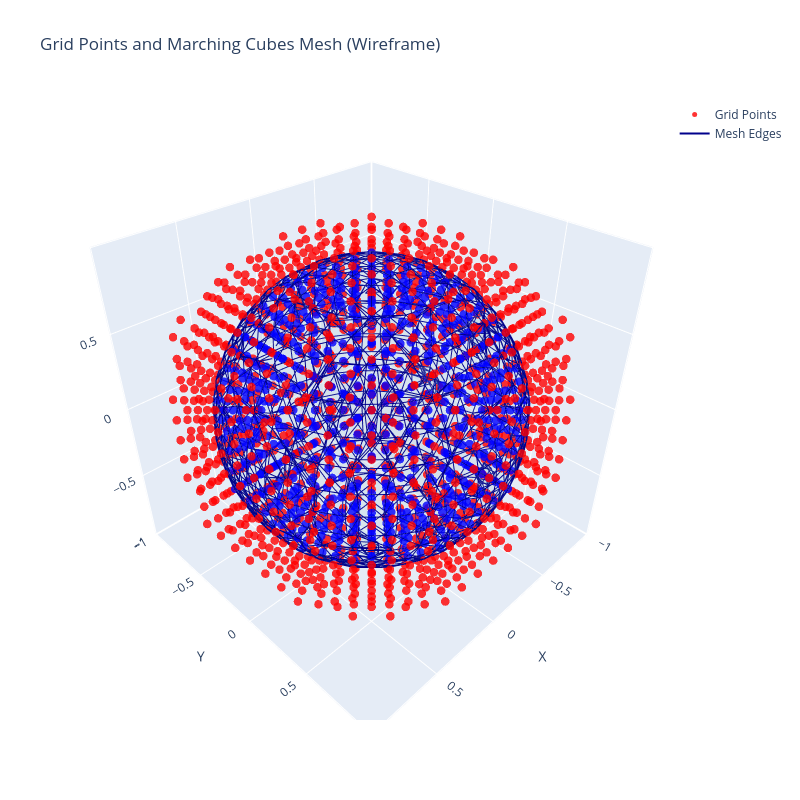

Notebook code cell kept with this figure:
### Code cell
vertices = vertices.cpu()
triangles = faces.cpu()

grids_numpy = drop_grid_vertices.cpu().numpy()

# Create color array: red if value > iso, blue otherwise
colors = ['red' if v > 0.0 else 'blue' for v in sdf.detach().cpu().numpy()]

fig = go.Figure()

fig.add_trace(go.Mesh3d(
    x=vertices[:, 0],
    y=vertices[:, 1],
    z=vertices[:, 2],
    i=triangles[:, 0],
    j=triangles[:, 1],
    k=triangles[:, 2],
    opacity=0.1,
    color='lightblue',
    showlegend=False
))

# Add grid points as scatter plot
fig.add_trace(go.Scatter3d(
    x=grids_numpy[:, 0],
    y=grids_numpy[:, 1],
    z=grids_numpy[:, 2],
    mode='markers',
    marker=dict(size=5, color=colors, opacity=0.8),
    name='Grid Points'
))

# Add wireframe edges
edges_x = []
edges_y = []
edges_z = []
for i, j, k in triangles:
    # Edge 1: vertex i to j
    edges_x.extend([vertices[i, 0], vertices[j, 0], None])
    edges_y.extend([vertices[i, 1], vertices[j, 1], None])
    edges_z.extend([vertices[i, 2], vertices[j, 2], None])
    # Edge 2: vertex j to k
    edges_x.extend([vertices[j, 0], vertices[k, 0], None])
    edges_y.extend([vertices[j, 1], vertices[k, 1], None])
    edges_z.extend([vertices[j, 2], vertices[k, 2], None])
    # Edge 3: vertex k to i
    edges_x.extend([vertices[k, 0], vertices[i, 0], None])
    edges_y.extend([vertices[k, 1], vertices[i, 1], None])
    edges_z.extend([vertices[k, 2], vertices[i, 2], None])

fig.add_trace(go.Scatter3d(
    x=edges_x,
    y=edges_y,
    z=edges_z,
    mode='lines',
    line=dict(color='darkblue', width=2),
    name='Mesh Edges',
    showlegend=True
))

fig.update_layout(
    scene=dict(
        xaxis_title='X',
        yaxis_title='Y',
        zaxis_title='Z',
        aspectmode='data'
    ),
    title='Grid Points and Marching Cubes Mesh (Wireframe)',
    width=800,
    height=800
)

fig.show()

### Figure 1 — Plotly figure (JSON) as saved in the notebook; plotly's stock layout.template omitted (floating-point values rounded to 4 significant figures; data arrays with more than 128 entries replaced by an {"elided": "..."} marker saying what was removed)
{"data": [{"color": "lightblue", "i": {"elided": "1799 int values"}, "j": {"elided": "1799 int values"}, "k": {"elided": "1799 int values"}, "opacity": 0.1, "showlegend": false, "type": "mesh3d", "x": {"elided": "1065 float values"}, "y": {"elided": "1065 float values"}, "z": {"elided": "1065 float values"}}, {"marker": {"color": {"elided": "1940 str values"}, "opacity": 0.8, "size": 5}, "mode": "markers", "name": "Grid Points", "type": "scatter3d", "x": {"elided": "1940 float values"}, "y": {"elided": "1940 float values"}, "z": {"elided": "1940 float values"}}, {"line": {"color": "darkblue", "width": 2}, "mode": "lines", "name": "Mesh Edges", "showlegend": true, "type": "scatter3d", "x": {"elided": "16191 float values"}, "y": {"elided": "16191 float values"}, "z": {"elided": "16191 float values"}}], "layout": {"height": 800, "scene": {"aspectmode": "data", "xaxis": {"title": {"text": "X"}}, "yaxis": {"title": {"text": "Y"}}, "zaxis": {"title": {"text": "Z"}}}, "title": {"text": "Grid Points and Marching Cubes Mesh (Wireframe)"}, "width": 800}}
